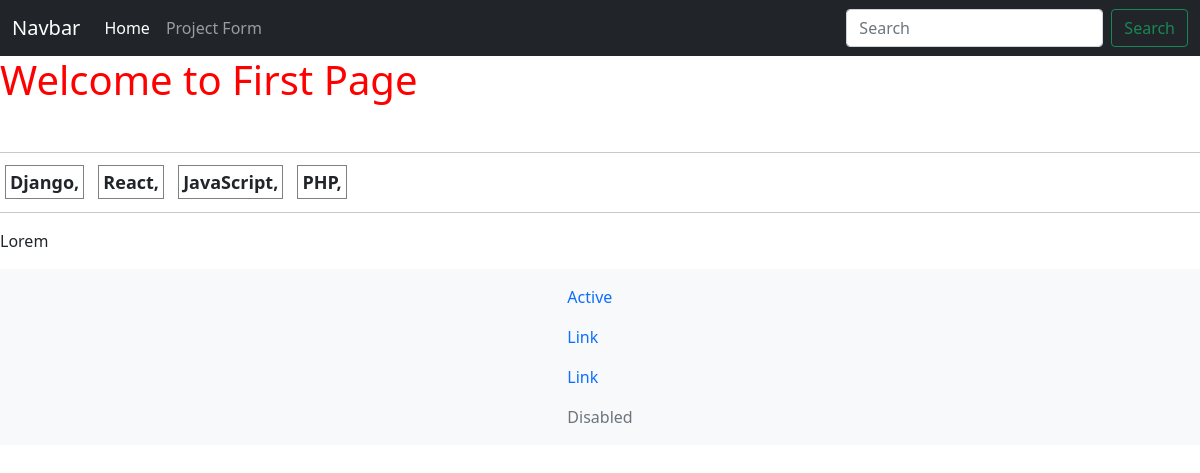
/project/2464cf9d-150d-4d5f-a60e-dd62ac96dece/, run on an earlier commit of the app's database.
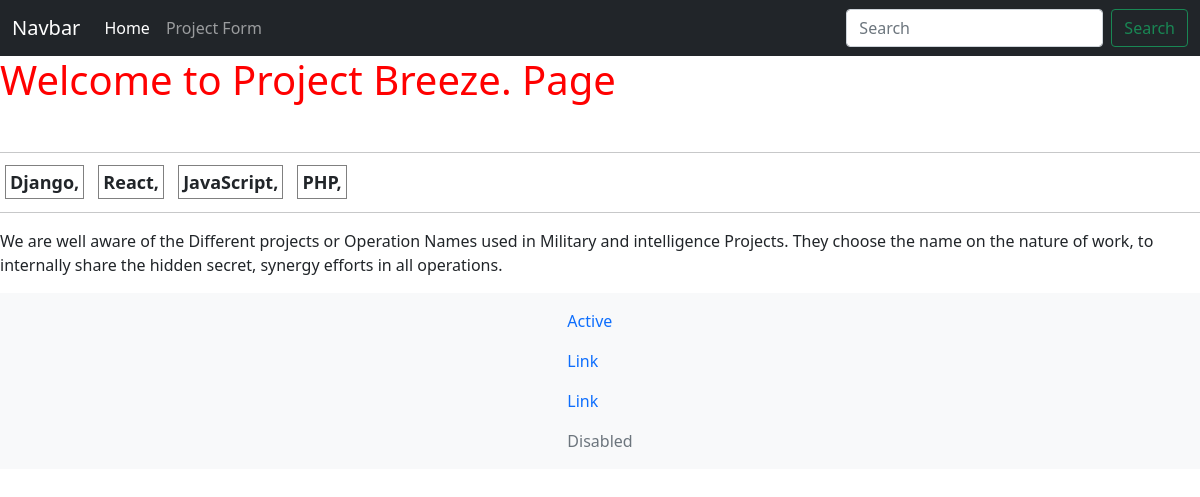
And on a later commit of the database.
### dev_app/models.py (models this page shows, shortened)
class Project(models.Model):
    title = models.CharField(max_length=200)
    description = models.TextField(null=True,blank=True)
    demo_link = models.CharField(max_length=2000,null=True,blank=True)
    source_link = models.CharField(max_length=2000,null=True,blank=True)
    tag = models.ManyToManyField('Tag',blank=True)
    vote_total = models.IntegerField(default=0,null=True,blank=True)
    vote_ratio = models.IntegerField(default=0,null=True,blank=True)
    created = models.DateTimeField(auto_now_add=True)
    id = models.UUIDField(default=uuid.uuid4,unique=True,primary_key=True,editable=False)

### dev_app/views.py (the view)
# urls.py: path('project/<str:pk>/',views.project,name='project'),
def project(request,pk):
    project = Project.objects.get(pk=pk)
    tags = Tag.objects.all()
    context = {
        'project':project,
        'tags':tags
    }
    return render(request,'single-projects.html',context)

### templates/single-projects.html
{%extends 'base.html' %} {%load static%}{%block content%}
<h1 class="single">Welcome to {{project.title}} Page</h1>
<br />
<hr />
{%for tag in tags %}
<span class="single_span"><b>{{tag.name}},</b></span>
{%endfor%}
<hr />
<p>{{project.description}}</p>
{%endblock%}

What changed in the data, as far as the page shows it:
changed Project: title "First" → "Project Breeze."; description "Lorem" → "We are well aware of the Different projects or Operation Names used in Military and intelligence Projects. They choose the name on the nature of work, to internally share the hidden secret, synergy efforts in all operations."
